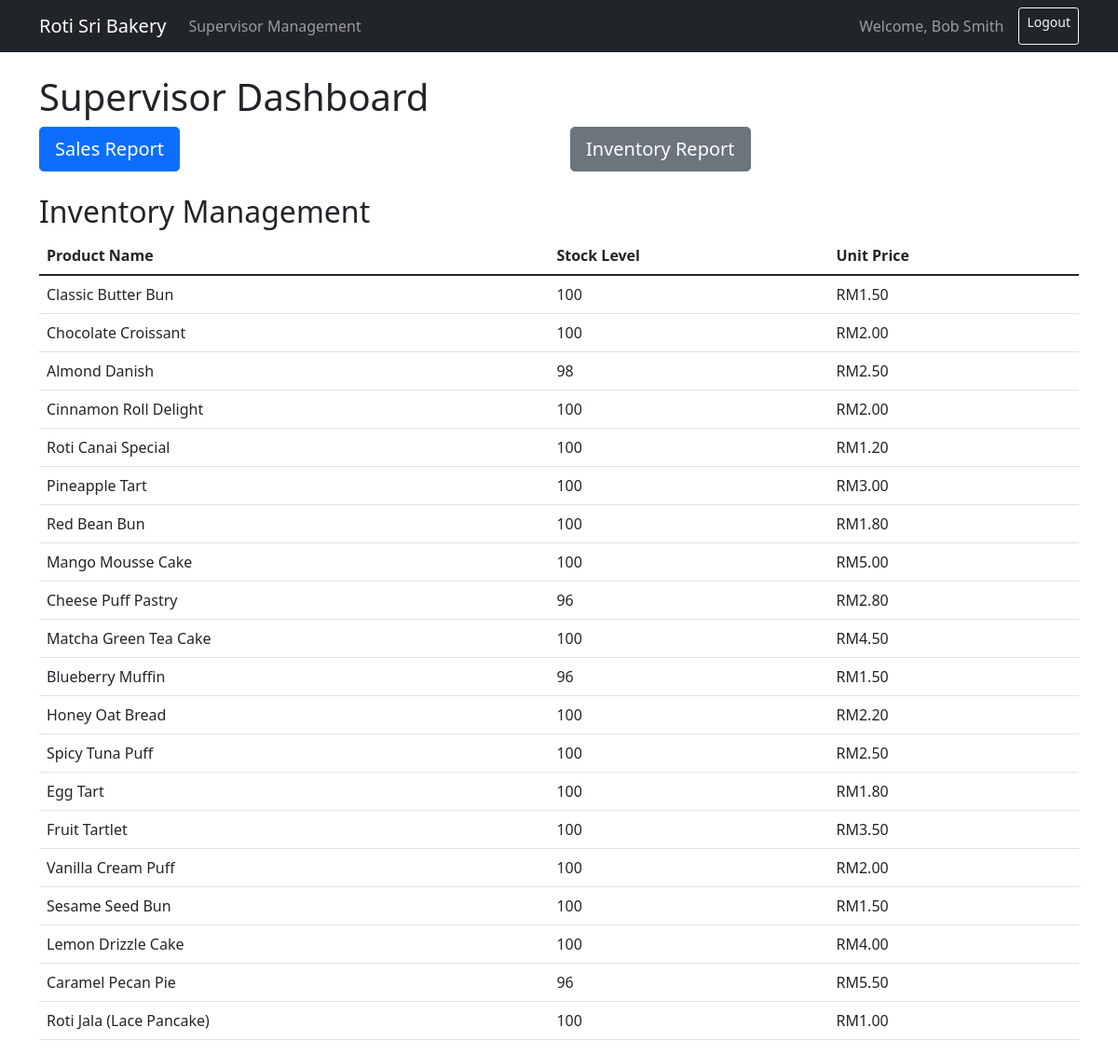
The page /supervisor_dashboard.php?view=inventory (signed in) on the database as committed earlier.
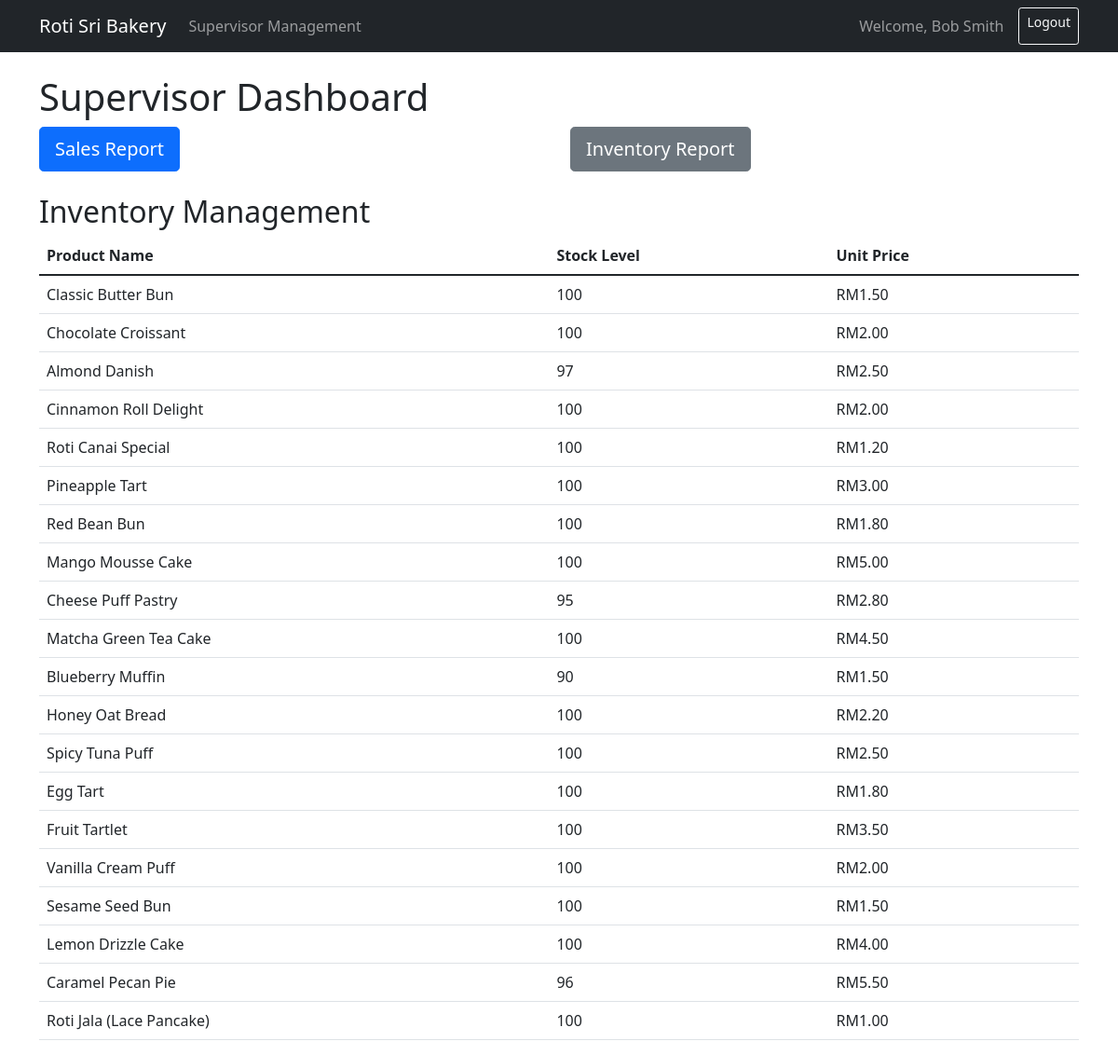
The same page on the database as committed later.
### tables this page shows
CREATE TABLE `inventory` (
  `id` int(11) NOT NULL,
  `product_name` varchar(200) NOT NULL,
  `description` text DEFAULT NULL,
  `category` varchar(50) NOT NULL,
  `unit_price` decimal(10,2) NOT NULL,
  `stock_level` int(11) NOT NULL,
  `reorder_point` int(11) NOT NULL,
  `status` enum('active','inactive') DEFAULT 'active',
  `created_at` timestamp NOT NULL DEFAULT current_timestamp(),
  `updated_at` timestamp NOT NULL DEFAULT current_timestamp() ON UPDATE current_timestamp()
);

### fetch_inventory.php (called while the page is built)
<?php
function fetch_inventory_data($conn) {
    $inventory_query = $conn->query("SELECT id, product_name, stock_level, unit_price FROM inventory WHERE status = 'active'");
    return $inventory_query->fetch_all(MYSQLI_ASSOC);
}
?>

### supervisor_dashboard.php (the view, shortened to what the changed rows need)
<?php
require_once 'db_connection.php';
require_once 'fetch_sales.php';
require_once 'fetch_inventory.php';
$start_date = isset($_POST['start_date']) ? $_POST['start_date'] : date('Y-m-d', strtotime('-1 month'));
$end_date = isset($_POST['end_date']) ? $_POST['end_date'] : date('Y-m-d');
$sales_type = isset($_POST['sales_type']) ? $_POST['sales_type'] : 'all';
list($daily_sales, $weekly_sales, $monthly_sales) = fetch_sales_data($conn, $start_date, $end_date, $sales_type);
$inventory_data = fetch_inventory_data($conn);
?>
<!DOCTYPE html>
<html>
<head>
    <link href="https://cdn.jsdelivr.net/npm/bootstrap@5.1.3/dist/css/bootstrap.min.css" rel="stylesheet">
</head>
<body>
    <div class="container mt-4">
        <h1>Supervisor Dashboard</h1>
        <?php
        $view = isset($_GET['view']) ? $_GET['view'] : 'sales';
        if ($view === 'sales') {
        ?>
            <h2>Sales Reports</h2>
            <form method="POST" class="mb-4">
                <div class="row">
                    <div class="col-md-4">
                        <label for="start_date" class="form-label">Start Date</label>
                        <input type="date" class="form-control" name="start_date" value="<?php echo htmlspecialchars($start_date); ?>" required>
                    </div>
                    <div class="col-md-4">
                        <label for="end_date" class="form-label">End Date</label>
                        <input type="date" class="form-control" name="end_date" value="<?php echo htmlspecialchars($end_date); ?>" required>
                    </div>
                    <div class="col-md-4">
                        <label for="sales_type" class="form-label">Sales Type</label>
                        <select class="form-select" name="sales_type">
                            <option value="all" <?php echo $sales_type === 'all' ? 'selected' : ''; ?>>All</option>
                            <option value="online" <?php echo $sales_type === 'online' ? 'selected' : ''; ?>>Online</option>
                            <option value="in-store" <?php echo $sales_type === 'in-store' ? 'selected' : ''; ?>>In-Store</option>
                        </select>
                    </div>
                </div>
                <button type="submit" class="btn btn-primary mt-3">Filter</button>
            </form>
            <?php if (empty($daily_sales) && empty($weekly_sales) && empty($monthly_sales)): ?>
                <div class="alert alert-warning" role="alert">
                    No sales data found for the selected date range.
                </div>
            <?php else: ?>
                <h3>Daily Sales</h3>
                <table class="table">
                    <thead>
                        <tr>
                            <th>Date</th>
                            <th>Total Revenue</th>
                        </tr>
                    </thead>
                    <tbody>
                        <?php foreach ($daily_sales as $sale): ?>
                            <tr>
                                <td><?php echo htmlspecialchars($sale['sale_date']); ?></td>
                                <td>RM<?php echo number_format($sale['total_revenue'], 2); ?></td>
                            </tr>
                        <?php endforeach; ?>
                    </tbody>
                </table>
                <h3>Weekly Sales</h3>
                <table class="table">
                    <thead>
                        <tr>
                            <th>Week</th>
                            <th>Total Revenue</th>
                        </tr>
                    </thead>
                    <tbody>
                        <?php foreach ($weekly_sales as $sale): ?>
                            <tr>
                                <td><?php echo htmlspecialchars($sale['sale_week']); ?></td>
                                <td>RM<?php echo number_format($sale['total_revenue'], 2); ?></td>
                            </tr>
                        <?php endforeach; ?>
                    </tbody>
                </table>
                <h3>Monthly Sales</h3>
                <table class="table">
                    <thead>
                        <tr>
                            <th>Month</th>
                            <th>Total Revenue</th>
                        </tr>
                    </thead>
                    <tbody>
                        <?php foreach ($monthly_sales as $sale): ?>
                            <tr>
                                <td><?php echo htmlspecialchars($sale['sale_month']); ?></td>
                                <td>RM<?php echo number_format($sale['total_revenue'], 2); ?></td>
                            </tr>
                        <?php endforeach; ?>
                    </tbody>
                </table>
            <?php endif; ?>
        <?php
        } elseif ($view === 'inventory') {
        ?>
            <h2>Inventory Management</h2>
            <table class="table">
                <thead>
                    <tr>
                        <th>Product Name</th>
                        <th>Stock Level</th>
                        <th>Unit Price</th>
                    </tr>
                </thead>
                <tbody>
                    <?php foreach ($inventory_data as $item): ?>
                        <tr>
                            <td><?php echo htmlspecialchars($item['product_name']); ?></td>
                            <td><?php echo htmlspecialchars($item['stock_level']); ?></td>
                            <td>RM<?php echo number_format($item['unit_price'], 2); ?></td>
                        </tr>
                    <?php endforeach; ?>
                </tbody>
            </table>
        <?php
        }
        ?>
    </div>
</body>
</html>

Rows that differ between the two databases and show on the page:
changed inventory "Almond Danish": stock_level "98" → "97"
changed inventory "Cheese Puff Pastry": stock_level "96" → "95"
changed inventory "Blueberry Muffin": stock_level "96" → "90"
